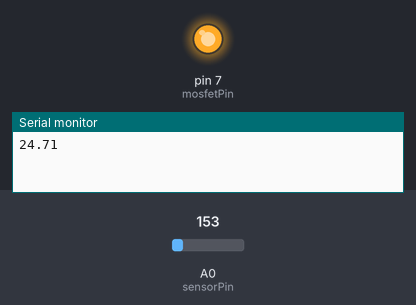
The sketch below on a simulated Arduino Uno, built with avr-gcc and run on an emulated ATmega328P. On the bench: output pins drawn as LEDs (lit = HIGH), the last lines printed to the serial monitor. The test bench sets the inputs (shaded band); at power-on: A0 (sensorPin) = 153.

Above: at 18.0 s.
18.1 s: A0 (sensorPin) set to 165
At 20.6 s:
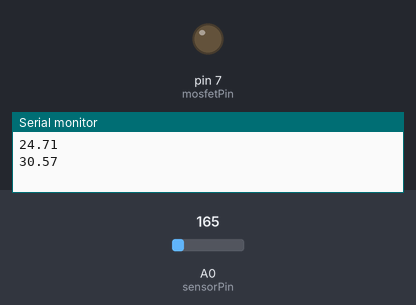
33.1 s: A0 (sensorPin) set to 133
At 40.6 s:
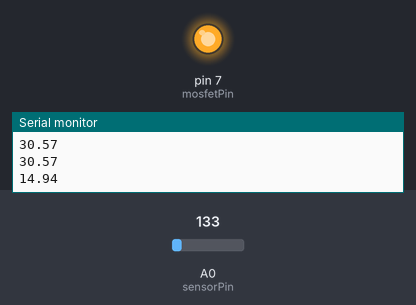
48.1 s: A0 (sensorPin) set to 175
At 50.6 s:
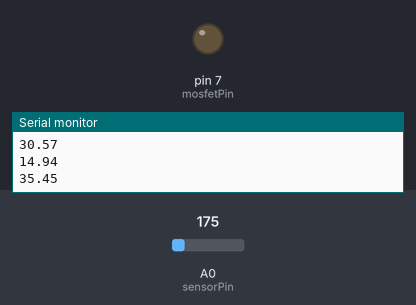
Timing chart, 0 to 52.1 s (numbered marks = the images above; inputs shaded):
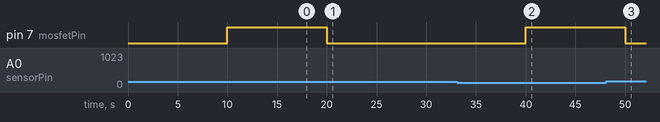

The sketch:

Instron_Heating_PID.ino
```cpp
//https://www.bc-robotics.com/tutorials/using-a-tmp36-temperature-sensor-with-arduino/
//https://www.electronoobs.com/eng_arduino_tut24_2.php
//https://www.oddwires.com/using-a-mosfet-to-control-a-dc-motor/

int sensorPin = A0;  //This is the Arduino Pin that will read the sensor output
int mosfetPin = 7;
int sensorInput;    //The variable we will use to store the sensor input
double read_temp;        //The variable we will use to store temperature in degrees.
double set_temperature = 27;
double PID_error = 0;
double previous_error = 0;
unsigned long duration = 10000; // in millis = 0.1 Hz
unsigned long elapsedTime, currentTime, previousTime;
double PID_value = 0;

//PID constants
double kp = 100;   double ki = 1;   double kd = 1000.0;
double PID_p = 0;    double PID_i = 0;    double PID_d = 0;

void setup() {
  // put your setup code here, to run once:
  Serial.begin(9600); //Start the Serial Port at 9600 baud (default)
  //set digital pin 7 to output to control MOSFET
  pinMode(mosfetPin, OUTPUT);
  digitalWrite(mosfetPin, LOW);
  previousTime = millis();
}

void loop() {


  unsigned long currentTime = millis();
  if (currentTime - previousTime >= duration)
  {

    double read_temp = read_temp_sensor();
    //Next we calculate the error between the setpoint and the real value
    double PID_error = set_temperature - read_temp;
    //Calculate the P value
    PID_p = kp * PID_error;
    //Calculate the I value in a range on +-3
    if (-3 < PID_error < 3)
    {
      PID_i = PID_i + (ki * PID_error);
    }

    elapsedTime = (currentTime - previousTime) / 1000;
    previousTime = currentTime;
    currentTime = millis();
    //Now we can calculate the D value
    PID_d = kd * ((PID_error - previous_error) / elapsedTime);
    //Final total PID value is the sum of P + I + D
    PID_value = PID_p + PID_i + PID_d;

    previous_error = PID_error;     //Remember to store the previous error for next loop.
//
//    Serial.print("PID P: ");
//    Serial.println(PID_p);
//    Serial.print("PID I: ");
//    Serial.println(PID_i);
//    Serial.print("PID D: ");
//    Serial.println(PID_d);
//    Serial.print("PID VALUE: ");
//    Serial.println(PID_value);

    double delay_time = duration * PID_value / 100;

      //We define PWM range between 0 and 100
    if(delay_time < 0)
    {    delay_time = 0;    }
    if(delay_time > duration)
    {    delay_time = duration;  }

//    Serial.print("delay: ");
//    Serial.println(delay_time);
    digitalWrite(mosfetPin, HIGH);
    delay(delay_time);
    digitalWrite(mosfetPin, LOW);


  }
}


double read_temp_sensor() {
  sensorInput = analogRead(A0);    //read the analog sensor and store it
  read_temp = (double)sensorInput / 1024;       //find percentage of input reading
  read_temp = read_temp * 5;                 //multiply by 5V to get voltage
  read_temp = read_temp - 0.5;               //Subtract the offset
  read_temp = read_temp * 100;               //Convert to degrees Celsius

//  Serial.print("Current Temperature: ");
  Serial.println(read_temp);
  return read_temp;
}
```

Measured:
- after the input at 18.1 s, pin 7 (mosfetPin): HIGH → LOW after 1.9 s
- after the input at 33.1 s, pin 7 (mosfetPin): LOW → HIGH after 6.9 s
- after the input at 48.1 s, pin 7 (mosfetPin): HIGH → LOW after 1.9 s
